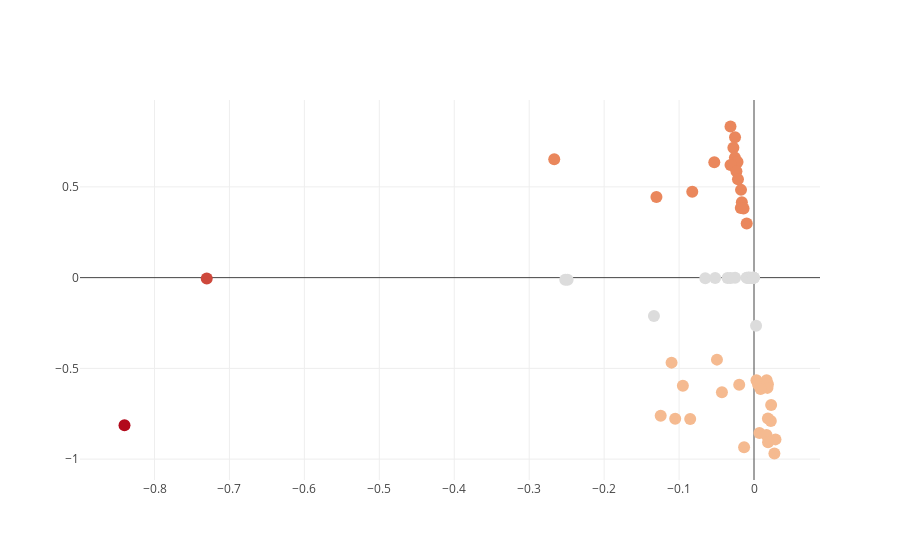

The notebook cell this image was saved under:
### Markdown cell above
Now that the dimensionality of our dataset has been reduced to 2, we can view the components on a typical scatter plot.  Let's see how the clusters look from this perspective.

### Code cell
import plotly 
from plotly.offline import download_plotlyjs, init_notebook_mode, plot, iplot
import plotly.graph_objs as go
init_notebook_mode(connected=True)

pcaDF = pcaDF.toPandas()

## For Base Features
data = [go.Scatter(x = pcaDF.PC2_BASE, 
                   y = pcaDF.PC1_BASE, 
                   mode = 'markers',
                   name = 'BASE_PREDICTIONS',
                   marker = dict(color = pcaDF.BASE_PREDICTIONS, size = '12'),
                   text = pcaDF.BASE_PREDICTIONS
                                 )
       ]

plotly.offline.iplot(data)

### Figure 1 — Plotly figure (JSON) as saved in the notebook; plotly's stock layout.template omitted (floating-point values rounded to 4 significant figures)
{"data": [{"marker": {"color": [2, 2, 2, 2, 2, 2, 2, 2, 2, 2, 2, 2, 2, 2, 2, 2, 2, 2, 0, 0, 0, 0, 0, 0, 0, 0, 0, 0, 3, 0, 0, 0, 0, 0, 0, 0, 0, 0, 0, 0, 0, 0, 0, 1, 1, 1, 1, 1, 1, 1, 1, 1, 1, 1, 1, 1, 1, 1, 1, 4, 1, 1, 1, 1, 1, 1, 1, 1, 1], "size": "12"}, "mode": "markers", "name": "BASE_PREDICTIONS", "text": [2, 2, 2, 2, 2, 2, 2, 2, 2, 2, 2, 2, 2, 2, 2, 2, 2, 2, 0, 0, 0, 0, 0, 0, 0, 0, 0, 0, 3, 0, 0, 0, 0, 0, 0, 0, 0, 0, 0, 0, 0, 0, 0, 1, 1, 1, 1, 1, 1, 1, 1, 1, 1, 1, 1, 1, 1, 1, 1, 4, 1, 1, 1, 1, 1, 1, 1, 1, 1], "type": "scatter", "x": [-0.03137, -0.02533, -0.02753, -0.2666, -0.02549, -0.02318, -0.02198, -0.053, -0.03136, -0.02346, -0.02141, -0.01733, -0.08239, -0.1302, -0.01624, -0.01764, -0.01394, -0.009738, -0.0003977, -0.0005775, -0.007527, -0.002045, -0.009025, -0.007481, -0.03118, -0.006391, -0.005386, -0.03532, -0.7303, -0.009891, -0.004455, -0.0004997, -0.2488, -0.0002814, -0.006834, -0.002626, -0.2519, -0.02527, -0.06503, -0.0006651, -0.05183, -0.1335, 0.002744, -0.04946, -0.11, 0.00326, 0.01686, -0.01974, 0.01857, 0.005475, 0.00621, 0.01662, -0.09493, 0.01789, 0.008737, -0.04283, 0.02287, -0.1245, -0.1052, -0.84, -0.08518, 0.01856, 0.02244, 0.007224, 0.01669, 0.02868, 0.01872, -0.01323, 0.02719], "y": [0.8327, 0.7738, 0.716, 0.6519, 0.6613, 0.6385, 0.6367, 0.6353, 0.6203, 0.5861, 0.5417, 0.4836, 0.4737, 0.4448, 0.415, 0.3834, 0.3811, 0.2984, -1.305e-05, -2.245e-05, -0.0002894, -6.588e-05, -0.0004004, -0.000349, -0.001445, -0.0002755, -0.0001947, -0.001646, -0.004701, -0.0004636, -0.0001983, -1.941e-05, -0.01145, -7.575e-06, -0.0002832, -0.0001206, -0.01142, -0.0007403, -0.002962, -2.212e-05, -0.002048, -0.2116, -0.2651, -0.4517, -0.4682, -0.5654, -0.5648, -0.5895, -0.5877, -0.5883, -0.5883, -0.5877, -0.5958, -0.6073, -0.6138, -0.6308, -0.7012, -0.7603, -0.7769, -0.8135, -0.7792, -0.7765, -0.7894, -0.8557, -0.8664, -0.8911, -0.9066, -0.9347, -0.9689]}], "layout": {}}
